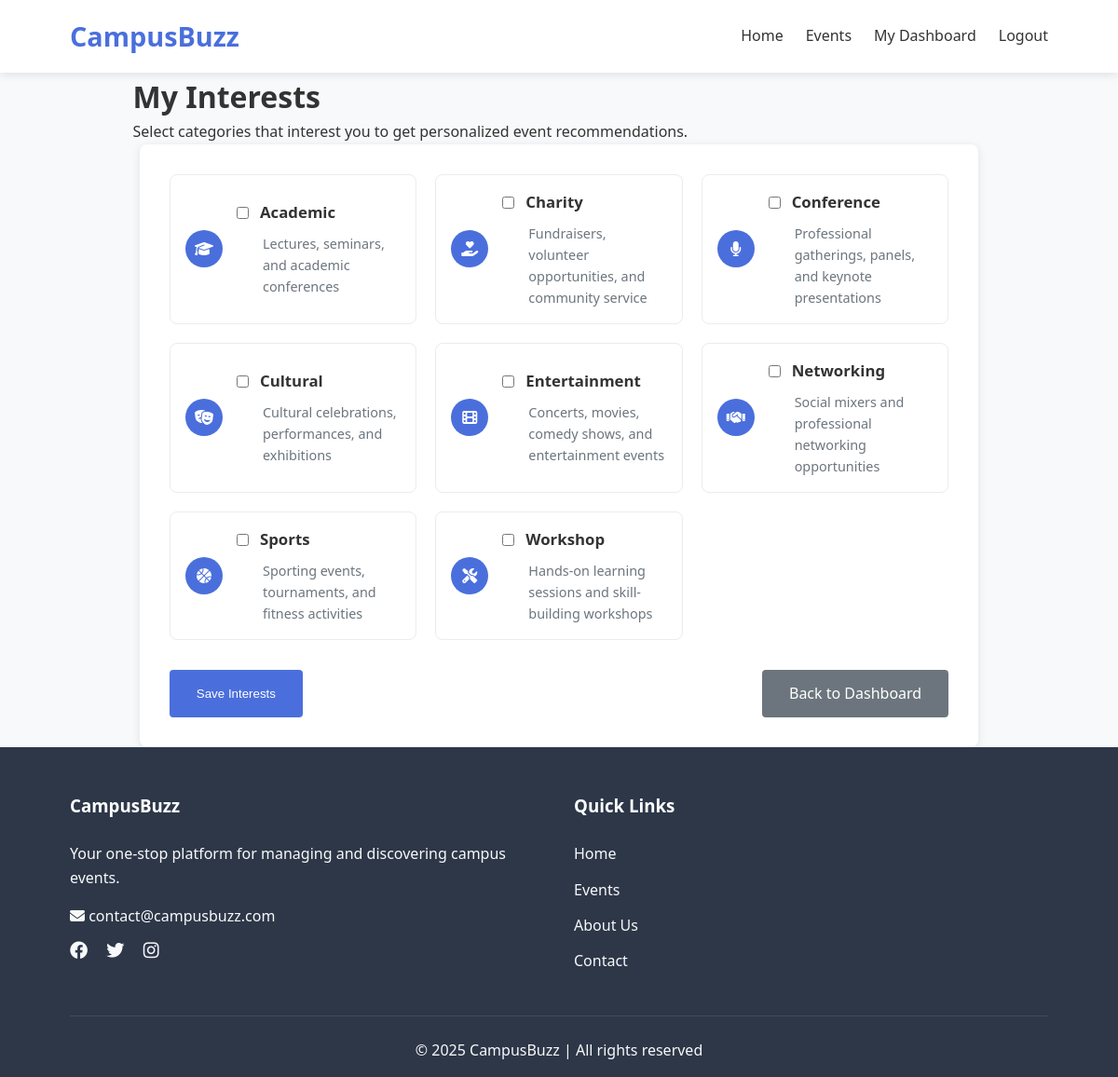
Screenshot of /pages/interests.php (signed in) with the database file from the repository.
### tables this page shows
CREATE TABLE IF NOT EXISTS categories (
    id INT AUTO_INCREMENT PRIMARY KEY,
    name VARCHAR(100) NOT NULL,
    description TEXT DEFAULT NULL,
    created_at DATETIME NOT NULL DEFAULT CURRENT_TIMESTAMP
);

### includes/db_connect.php (called while the page is built, shortened)
<?php
class Database {
    private static $instance = null;
    private $conn;
    private function __construct() {
        try {
            $dsn = "mysql:host=" . DB_HOST . ";dbname=" . DB_NAME . ";charset=" . DB_CHAR;
            $options = [
                PDO::ATTR_ERRMODE => PDO::ERRMODE_EXCEPTION,
                PDO::ATTR_DEFAULT_FETCH_MODE => PDO::FETCH_ASSOC,
                PDO::ATTR_EMULATE_PREPARES => false
            ];
            $this->conn = new PDO($dsn, DB_USER, DB_PASS, $options);
        } catch (PDOException $e) {
            error_log("Database Connection Error: " . $e->getMessage());
            die("Database connection failed. Please try again later.");
        }
    }
    public static function getInstance() {
        if (self::$instance == null) {
            self::$instance = new Database();
        }
        return self::$instance;
    }
    public function query($sql, $params = []) {
        try {
            $stmt = $this->conn->prepare($sql);
            $stmt->execute($params);
            return $stmt;
        } catch (PDOException $e) {
            error_log("Query Error: " . $e->getMessage());
            die("Database query failed. Please try again later.");
        }
    }
}

### pages/interests.php (the view, shortened to what this page needs)
<?php
require_once dirname(__FILE__) . '/../includes/db_connect.php';
$user_id = $_SESSION['user_id'];
$categories = [];
$userInterests = [];
$errors = [];
try {
    $db = Database::getInstance();
    $categoriesStmt = $db->query("SELECT * FROM categories ORDER BY name");
    $categories = $categoriesStmt->fetchAll();
    $interestsStmt = $db->query(
        "SELECT category_id FROM user_interests WHERE user_id = ?",
        [$user_id]
    );
    $userInterests = $interestsStmt->fetchAll(PDO::FETCH_COLUMN, 0);
} catch (Exception $e) {
    $errors[] = "An error occurred. Please try again later.";
    error_log("Interests page error: " . $e->getMessage());
}
include dirname(__FILE__) . '/../includes/header.php';
function getCategoryIcon($categoryName) {
    $categoryName = strtolower($categoryName);
    if (strpos($categoryName, 'academic') !== false) return 'fas fa-graduation-cap';
    if (strpos($categoryName, 'sport') !== false) return 'fas fa-basketball-ball';
    if (strpos($categoryName, 'cultural') !== false) return 'fas fa-theater-masks';
    if (strpos($categoryName, 'workshop') !== false) return 'fas fa-tools';
    if (strpos($categoryName, 'conference') !== false) return 'fas fa-microphone';
    if (strpos($categoryName, 'networking') !== false) return 'fas fa-handshake';
    if (strpos($categoryName, 'entertainment') !== false) return 'fas fa-film';
    if (strpos($categoryName, 'charity') !== false) return 'fas fa-hand-holding-heart';
    return 'fas fa-star';
}
?>
<div class="container">
    <div class="page-header">
        <h1>My Interests</h1>
        <p>Select categories that interest you to get personalized event recommendations.</p>
    </div>
    <div class="form-container interests-container">
        <form method="post" action="">
            <div class="interests-grid">
                <?php foreach ($categories as $category): ?>
                    <div class="interest-item <?= in_array($category['id'], $userInterests) ? 'selected' : '' ?>" data-category="<?= htmlspecialchars($category['name']) ?>">
                        <div class="interest-icon">
                            <i class="<?= getCategoryIcon($category['name']) ?>"></i>
                        </div>
                        <div class="interest-content">
                            <label class="interest-label">
                                <input type="checkbox" name="interests[]" value="<?= $category['id'] ?>"
                                    <?= in_array($category['id'], $userInterests) ? 'checked' : '' ?>>
                                <span class="interest-name"><?= htmlspecialchars($category['name']) ?></span>
                            </label>
                            <?php if (!empty($category['description'])): ?>
                                <p class="interest-description"><?= htmlspecialchars($category['description']) ?></p>
                            <?php endif; ?>
                        </div>
                    </div>
                <?php endforeach; ?>
            </div>
            <div class="form-actions">
                <button type="submit" class="btn btn-primary">Save Interests</button>
                <a href="<?= BASE_URL ?>pages/dashboard.php" class="btn btn-secondary">Back to Dashboard</a>
            </div>
        </form>
    </div>
</div>
<?php include dirname(__FILE__) . '/../includes/footer.php'; ?>

### includes/header.php (shortened to what this page needs)
<?php
$isLoggedIn = isset($_SESSION['user_id']);
?>
<!DOCTYPE html>
<html lang="en">
<head>
    <link rel="stylesheet" href="<?= BASE_URL ?>css/styles.css">
    <link rel="stylesheet" href="https://cdnjs.cloudflare.com/ajax/libs/font-awesome/6.4.0/css/all.min.css">
</head>
<body>
    <header>
        <div class="container">
            <div class="logo">
                <a href="<?= BASE_URL ?>">
                    <h1><?= SITE_NAME ?></h1>
                </a>
            </div>
            <nav>
                <ul>
                    <li><a href="<?= BASE_URL ?>">Home</a></li>
                    <li><a href="<?= BASE_URL ?>pages/events.php">Events</a></li>
                    <?php if ($isLoggedIn): ?>
                        <li><a href="<?= BASE_URL ?>pages/dashboard.php">My Dashboard</a></li>
                        <li><a href="<?= BASE_URL ?>pages/logout.php">Logout</a></li>
                    <?php else: ?>
                        <li><a href="<?= BASE_URL ?>pages/login.php">Login</a></li>
                        <li><a href="<?= BASE_URL ?>pages/signup.php">Sign Up</a></li>
                    <?php endif; ?>
                </ul>
            </nav>
        </div>
    </header>
    <main class="container"><?php  ?>

### includes/footer.php (shortened to what this page needs)
    </main>
    <footer>
        <div class="container">
            <div class="footer-content">
                <div class="footer-section about">
                    <h3><?= SITE_NAME ?></h3>
                    <p>Your one-stop platform for managing and discovering campus events.</p>
                    <div class="contact">
                        <span><i class="fas fa-envelope"></i> contact@campusbuzz.com</span>
                    </div>
                    <div class="socials">
                        <a href="#"><i class="fab fa-facebook"></i></a>
                        <a href="#"><i class="fab fa-twitter"></i></a>
                        <a href="#"><i class="fab fa-instagram"></i></a>
                    </div>
                </div>
                <div class="footer-section links">
                    <h3>Quick Links</h3>
                    <ul>
                        <li><a href="<?= BASE_URL ?>">Home</a></li>
                        <li><a href="<?= BASE_URL ?>pages/events.php">Events</a></li>
                        <li><a href="<?= BASE_URL ?>pages/about.php">About Us</a></li>
                        <li><a href="<?= BASE_URL ?>pages/contact.php">Contact</a></li>
                    </ul>
                </div>
            </div>
            <div class="footer-bottom">
                &copy; <span id="current-year"><?= date('Y') ?></span> <?= SITE_NAME ?> | All rights reserved
            </div>
        </div>
    </footer>
</body>
</html>

### css/styles.css (style rules this page uses)
:root { --primary-color: #4a6fdc; --secondary-color: #6c63ff; --accent-color: #ff7846; --text-color: #333; --light-text: #f8f9fa; --bg-color: #f8f9fa; --border-color: #e9ecef; --box-shadow: 0 2px 10px rgba(0, 0, 0, 0.1); }
* { margin: 0; padding: 0; box-sizing: border-box; }
body { font-family: "Segoe UI", Tahoma, Geneva, Verdana, sans-serif; line-height: 1.6; color: var(--text-color); background-color: var(--bg-color); }
.container { width: 90%; max-width: 1200px; margin: 0 auto; padding: 0 15px; }
a { color: var(--primary-color); text-decoration: none; transition: all 0.3s ease; }
header { background-color: white; box-shadow: var(--box-shadow); position: sticky; top: 0; z-index: 100; }
header .container { display: flex; justify-content: space-between; align-items: center; padding: 1rem 15px; }
.logo h1 { font-size: 1.8rem; color: var(--primary-color); }
nav ul { display: flex; list-style: none; }
nav ul li { margin-left: 1.5rem; }
nav ul li a { color: var(--text-color); font-weight: 500; padding: 0.5rem 0; position: relative; }
nav ul li a::after { content: ""; position: absolute; left: 0; bottom: 0; height: 2px; width: 0; background-color: var(--primary-color); transition: width 0.3s ease; }
main { padding: 2rem 0; min-height: calc(100vh - 150px); }
.btn { display: inline-block; padding: 0.8rem 1.8rem; background-color: var(--accent-color); color: white; border-radius: 4px; font-weight: 500; border: none; cursor: pointer; transition: all 0.3s ease; }
.form-container { max-width: 500px; margin: 0 auto; background-color: white; padding: 2rem; border-radius: 8px; box-shadow: var(--box-shadow); }
footer { background-color: #2d3748; color: var(--light-text); padding: 3rem 0 1rem; }
.footer-content { display: grid; grid-template-columns: repeat(auto-fit, minmax(250px, 1fr)); gap: 2rem; margin-bottom: 2rem; }
.footer-section h3 { margin-bottom: 1.5rem; color: white; }
.footer-section p { margin-bottom: 1rem; }
.contact span { display: block; margin-bottom: 0.5rem; }
.socials a { color: var(--light-text); margin-right: 1rem; font-size: 1.2rem; }
.footer-section.links ul { list-style: none; }
.footer-section.links ul li { margin-bottom: 0.8rem; }
.footer-section.links ul li a { color: var(--light-text); }
.footer-bottom { text-align: center; padding-top: 1.5rem; border-top: 1px solid rgba(255, 255, 255, 0.1); }
.interests-container { max-width: 900px; margin: 0 auto; padding: 2rem; background-color: white; border-radius: 8px; box-shadow: var(--box-shadow); }
.interests-grid { display: grid; grid-template-columns: repeat(auto-fill, minmax(250px, 1fr)); gap: 1.25rem; margin-bottom: 2rem; }
.interest-item { display: flex; background-color: white; border-radius: 8px; border: 1px solid var(--border-color); padding: 1rem; cursor: pointer; transition: all 0.3s ease; align-items: center; }
.interest-icon { display: flex; align-items: center; justify-content: center; width: 40px; height: 40px; border-radius: 50%; background-color: var(--primary-color); color: white; margin-right: 15px; flex-shrink: 0; }
.interest-content { flex: 1; }
.interest-label { display: flex; align-items: center; cursor: pointer; margin-bottom: 0.5rem; }
.interest-label input[type="checkbox"] { margin-right: 0.75rem; }
.interest-name { font-weight: 600; color: var(--text-color); font-size: 1.05rem; }
.interest-description { margin: 0; font-size: 0.9rem; color: #6c757d; padding-left: 1.75rem; }
.form-actions { display: flex; justify-content: space-between; margin-top: 1rem; }
.btn-primary { background-color: var(--primary-color); color: white; }
.btn-secondary { background-color: #6c757d; color: white; }

### rows the page displays
categories: name "Academic", description "Lectures, seminars, and academic conferences"
categories: name "Charity", description "Fundraisers, volunteer opportunities, and community service"
categories: name "Conference", description "Professional gatherings, panels, and keynote presentations"
categories: name "Cultural", description "Cultural celebrations, performances, and exhibitions"
categories: name "Entertainment", description "Concerts, movies, comedy shows, and entertainment events"
categories: name "Networking", description "Social mixers and professional networking opportunities"
categories: name "Sports", description "Sporting events, tournaments, and fitness activities"
categories: name "Workshop", description "Hands-on learning sessions and skill-building workshops"

### other values shown
SITE_NAME "CampusBuzz"
